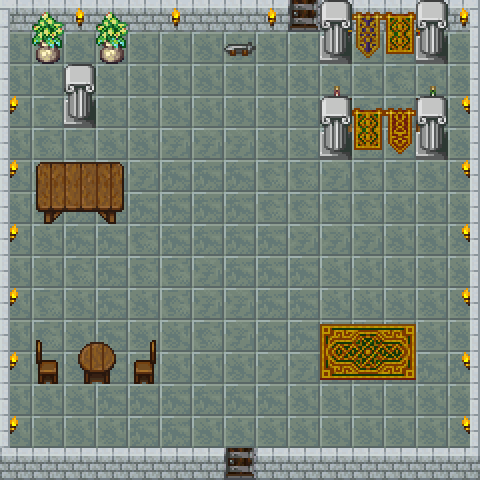

A 2D game scene composited from a Tiled map and its tileset images. What follows is a short description and the map's XML, with each tile layer's data collapsed to a summary:
An orthogonal 15x15 tile map with 32x32 px tiles, 6 tile layers (properties, Main Layer, Side Walls, Bed, ...), 5 tilesets.

<map version="1.0" orientation="orthogonal" renderorder="right-down" width="15" height="15" tilewidth="32" tileheight="32">
 <tileset firstgid="1" name="tilesetformattedupdate1_0" tilewidth="32" tileheight="32">
  <image source="textures/8-bit_tileset2/tilesetformattedupdate1_0.png" width="576" height="384" />
 </tileset>
 <tileset firstgid="217" name="beige block" tilewidth="32" tileheight="32">
  <image source="textures/beige block.png" width="32" height="32" />
 </tileset>
 <tileset firstgid="218" name="Doors" tilewidth="32" tileheight="32">
  <image source="textures/AyenesTextures/Door4.png" width="384" height="512" />
 </tileset>
 <tileset firstgid="410" name="Door2" tilewidth="32" tileheight="32">
  <image source="textures/AyenesTextures/Door1.png" width="384" height="256" />
  <tile id="52">
   <properties>
    <property name="door" value="true" />
   </properties>
  </tile>
 </tileset>
 <tileset firstgid="506" name="properties_layer" tilewidth="32" tileheight="32">
  <image source="textures/properties_layer.jpg" width="480" height="480" />
  <tile id="0">
   <properties>
    <property name="blocked" value="true" />
   </properties>
  </tile>
  <tile id="2">
   <properties>
    <property name="door" value="true" />
    <property name="levelID" value="2" />
    <property name="startX" value="128" />
    <property name="startY" value="384" />
   </properties>
  </tile>
 </tileset>
 <layer name="properties" width="15" height="15">
  <data>[225 cells, 83 non-empty, 2 distinct tile ids]</data>
 </layer>
 <layer name="Main Layer" width="15" height="15">
  <properties>
   <property name="levelID" value="1" />
  </properties>
  <data>[225 cells, 225 non-empty, 10 distinct tile ids]</data>
 </layer>
 <layer name="Side Walls" width="15" height="15">
  <properties>
   <property name="levelID" value="1" />
  </properties>
  <data>[225 cells, 27 non-empty, 3 distinct tile ids]</data>
 </layer>
 <layer name="Bed" width="15" height="15">
  <properties>
   <property name="levelID" value="1" />
  </properties>
  <data>[225 cells, 6 non-empty, 4 distinct tile ids]</data>
 </layer>
 <layer name="Book Shelf" width="15" height="15">
  <properties>
   <property name="levelID" value="1" />
  </properties>
  <data>[225 cells, 20 non-empty, 20 distinct tile ids]</data>
 </layer>
 <layer name="Stuff " width="15" height="15">
  <properties>
   <property name="levelID" value="1" />
  </properties>
  <data>[225 cells, 49 non-empty, 28 distinct tile ids]</data>
 </layer>
</map>
